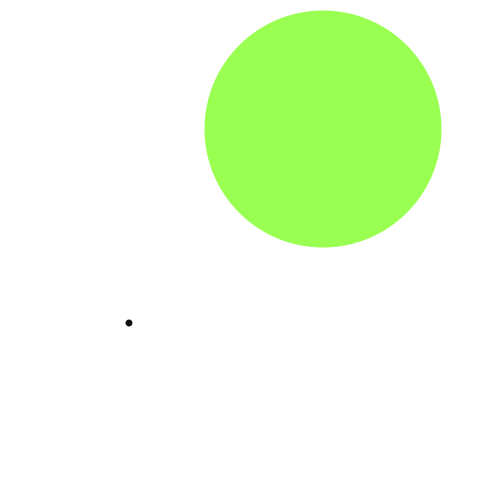
Frame 1 (no input)
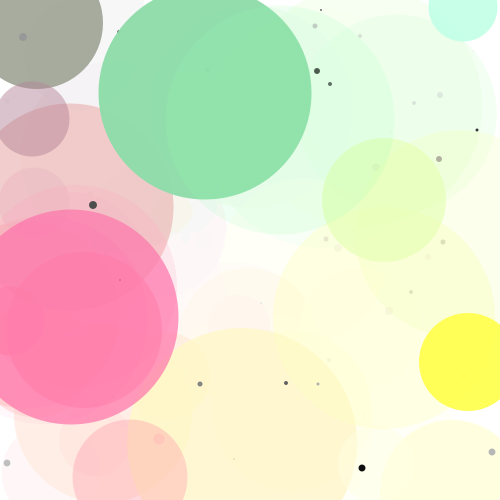
Frame 60 (the mouse pressed at the canvas centre just before this capture)
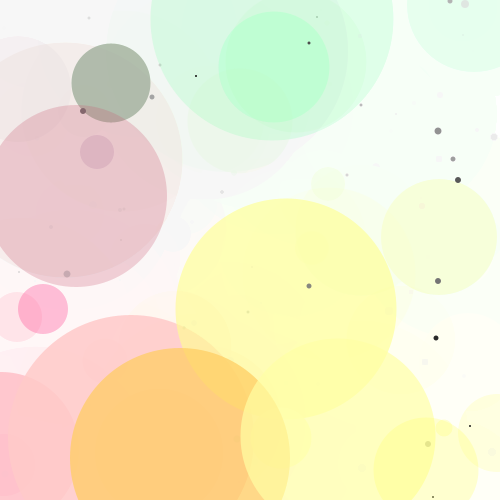
Frame 120 (the mouse held since frame 60 and released just before this capture)

The Processing sketch that drew these frames (run headless with seeded random() and noise(); from frame 60 on, the mouse is pressed at the canvas centre):

// Processing sketch: processing_4532
// ── processing_4532.pde

/*
Aja Julian
Processing
September 3, 2009

Create a color, animated composition that scales proportionally
with different window sizes. Use the height or width coordinate
of each primitive to determine its color or grayscale. You must
use one conditional statement in your program.

Sept3, 6:22PM at this point, it's a bunch of fading circles with
colors set by a height/width int.. the colors are keeping a strange
position with the reds and purples along the left side, oranges
and yellows are in the middle/right, and greens/blues are at the
top of the window. I like it!

if you change the ellipse position to be at a stationary point,
it's bunch of centered cirlces that stay in one place.. weird!
*/

int var1;
int var2;
int int1;
int int2;

void setup() {
  size(500,500);
  smooth();
  frameRate(10);
  background(255,255,255);
}

void draw() {
  noStroke();
  int var1 = (int) (random(width));
  int var2 = (int) (random(height));
  int int1 = (int) (random(width/2));
  int int2 = (int) (random(height/3));
  int opac = (int) (random(255));
  fill(var2,var1,int2,opac);
  ellipse(var1,var2,int1,int1);
  fill(0,0,0);
  ellipse(var2,var1,opac/30,opac/30);
  fill(255,255,255,15); // the opacity @x makes a disappearing background
  rect(0,0,width,height);
}
/* if the blahblahblah is located in the upper blah blah blah, it will be a certain
 shade of blahblahblah. If the something has a width of something <>= to something,
 it will be a shade of hoonanny */
